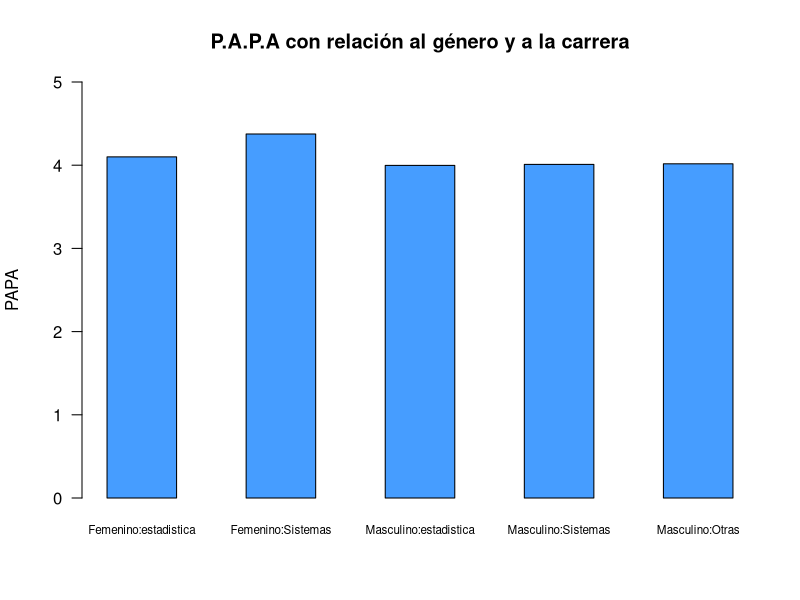
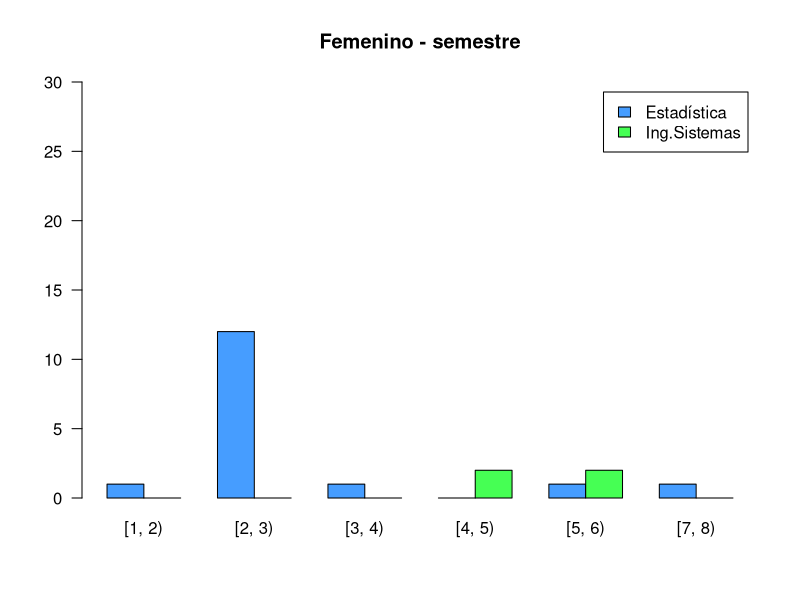
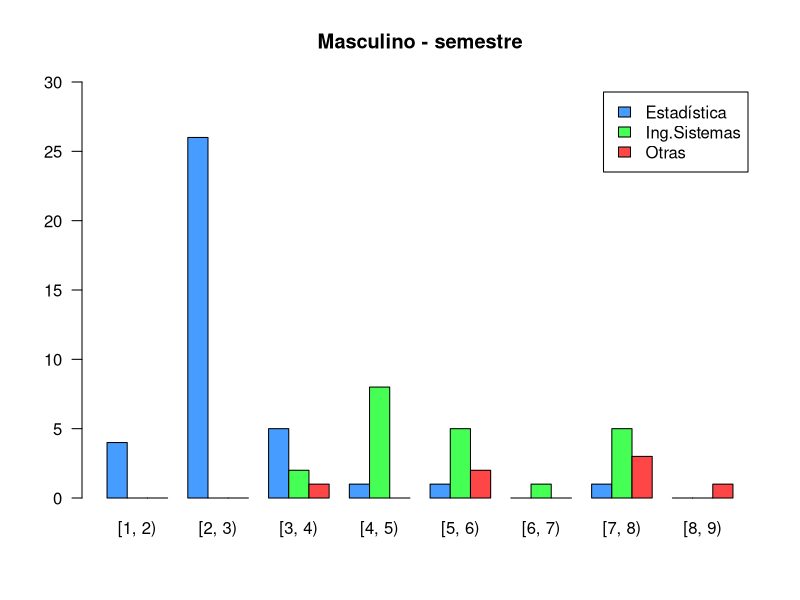
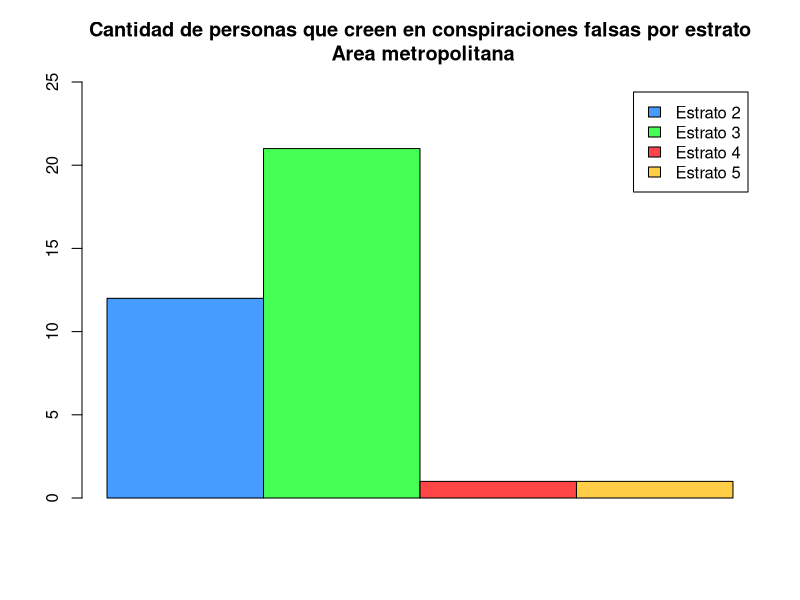
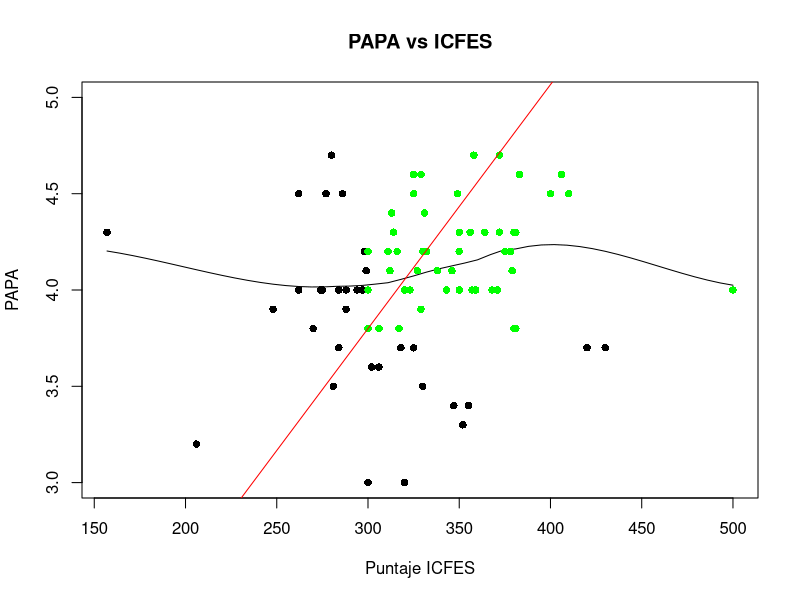
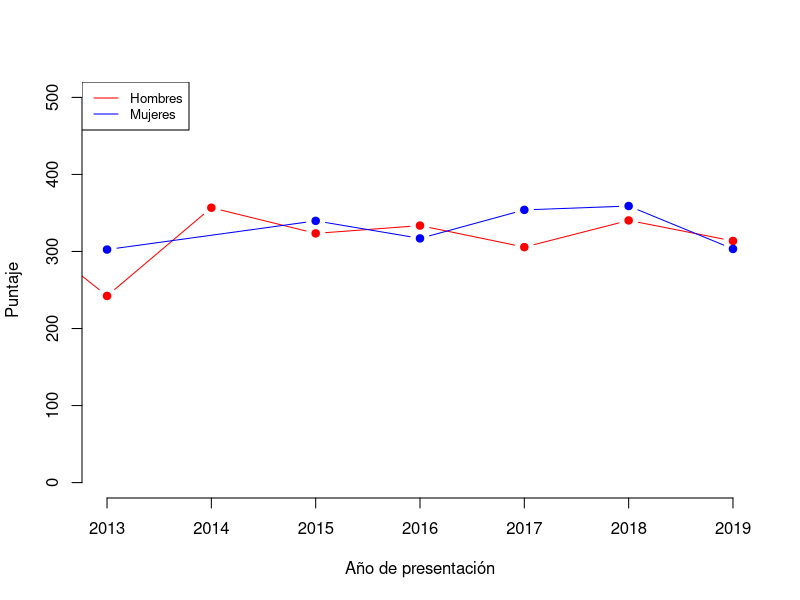

R code for these plots, in order: (Note: this script raises an error after producing the figures.)
## ---- chunk 1
knitr::opts_chunk$set(echo = FALSE,
                      message = FALSE,
                      warning = FALSE)
## ---- chunk 2
## Paquetes usados en el análisis.
library(tidyverse)
## ---- chunk 3
## Lectura de una base de datos tipo ".csv"
encuesta <- read.csv("encuesta1.csv", encoding = "UTF-8")
## ---- chunk 4
encuesta <- encuesta %>% 
  mutate(Q02_FechaNac = as.Date(as.character(Q02_FechaNac), "%Y-%m-%d"))
encuesta <- encuesta %>% 
  mutate(Q07_FechaSaber11 = as.Date(as.character(Q07_FechaSaber11), "%Y-%m-%d"))
## ---- chunk 5
##Papa por fuera del límite
encuesta$Q08_PAPA[encuesta$Q08_PAPA == 45 & !is.na(encuesta$Q08_PAPA)] <- 4.5
## ---- chunk 6
##Q04_semestre: reemplazar NaN por promedio de cada carrera
estadisticos <- encuesta %>%
  filter(Q03_Carrera == "3 : Estadística")

promedioSemestreEstadisticos <- round(mean(estadisticos$Q04_Semestre, na.rm=TRUE), 1)
encuesta$Q04_Semestre[is.na(encuesta$Q04_Semestre)] <- promedioSemestreEstadisticos
## ---- chunk 7
##Prueba realizada del 2000 al 2011-2: modificar escala R = 5*P
encuesta$Q05_Saber11[encuesta$Q05_Saber11 == 73] <- 73*5
## ---- chunk 8
##q08_papa: rellenar na con promedio de cada carrera
promedioPapaEstadisticos <- round(mean(estadisticos$Q08_PAPA[estadisticos$Q04_Semestre >= 2 & estadisticos$Q04_Semestre <= 3], na.rm=TRUE), 1)
encuesta$Q08_PAPA[is.na(encuesta$Q08_PAPA) & encuesta$Q03_Carrera == "3 : Estadística"] <- promedioPapaEstadisticos
## ---- chunk 9
##Cambiar fecha del icfes 2021 a 2019 porque está en el semestre 2
encuesta$Q07_FechaSaber11[encuesta$Q07_FechaSaber11 == as.Date("2021-08-08")] <- as.Date("2019-08-11")

##Cambiar puntaje=0 por promedio de puntajes obtenidos en ese año
icfes2019 <- encuesta %>%
  filter(Q07_FechaSaber11 >= as.Date("2019-01-01") & Q07_FechaSaber11 < as.Date("2020-01-01"))
promedioIcfes2019 <- round(mean(icfes2019$Q05_Saber11))
encuesta$Q05_Saber11[encuesta$Q05_Saber11 == 0 & encuesta$Q07_FechaSaber11 == as.Date("2019-08-08")] <- promedioIcfes2019
encuesta$Q05_Saber11[encuesta$Q05_Saber11 > 500 | encuesta$Q05_Saber11 <= 0] <- NaN
## ---- chunk 10
##Se obtiene el valor numérico del estrato
encuesta <- encuesta %>% 
  mutate(Q10_Estrato = as.numeric(substr(Q10_Estrato, 5,5)))
## ---- chunk 11
##q10_estrato: reemplazar "no se conoce" con el promedio de los estratos de los recursos que posee
promedioEstratoWifiPropio <- mean(encuesta$Q10_Estrato[encuesta$Q14_RecursosInformaticos..Wifi.propio == 1],  na.rm=TRUE)
promedioEstratoPortatilPropio <- mean(encuesta$Q10_Estrato[encuesta$Q14_RecursosInformaticos..Portátil.propio == 1], na.rm=TRUE)
encuesta$Q10_Estrato[is.na(encuesta$Q10_Estrato)] <- round(mean(promedioEstratoWifiPropio, promedioEstratoPortatilPropio))
## ---- chunk 12
##Cambiar rango de porcentajes: de 0-1 a 0-100 
encuesta$Q25_PorcentArea[encuesta$Q25_PorcentArea == 0.1] <- 10
encuesta$Q27_PorcentDivisor[encuesta$Q27_PorcentDivisor == 0.5] <- 50
## ---- chunk 13
## Se crea una nueva base de datos solo con los datos de la pregunta.

# Carrera, Genero, papa. 

baseCarGenPap <- encuesta[,c("Q01_Genero", "Q03_Carrera", "Q08_PAPA")]

# Se cambia el nombre de las carreras de menor frecuencia en la base de datos por "Otras"

baseCarGenPap$Q03_Carrera[baseCarGenPap$Q03_Carrera == "1 : Matemáticas" |
                            baseCarGenPap$Q03_Carrera == "6 : Ingeniería industrial" |
                            baseCarGenPap$Q03_Carrera == "5 : Ingeniería física" |
                            baseCarGenPap$Q03_Carrera == "4 : Ingeniería administrativa"] <- "Otras"

## Filtros

## Filtro mujeres de estadistica.

femeninoEstadistica <- baseCarGenPap %>%
  filter(baseCarGenPap$Q01_Genero == "2 : Femenino" & encuesta$Q03_Carrera == "3 : Estadística")

## Filtro hombres de estadistica.

masculinoEstadistica <- baseCarGenPap %>%
  filter(baseCarGenPap$Q01_Genero == "1 : Masculino" & baseCarGenPap$Q03_Carrera == "3 : Estadística")

## Filtro mujeres de Sistemas.

femeninoSistemas <- baseCarGenPap %>%
  filter(baseCarGenPap$Q01_Genero == "2 : Femenino" & baseCarGenPap$Q03_Carrera == "2 : Ingeniería de sistemas e informática")

## Filtro hombres de Sistemas.

masculinoSistemas <- baseCarGenPap %>%
  filter(baseCarGenPap$Q01_Genero == "1 : Masculino" & baseCarGenPap$Q03_Carrera == "2 : Ingeniería de sistemas e informática")

## Filtro Hombres otras

masculinoOtras <- baseCarGenPap %>%
  filter(baseCarGenPap$Q01_Genero == "1 : Masculino" & baseCarGenPap$Q03_Carrera == "Otras")

## De la variable "Otras" no hay datos de genero Femenino
 
## ---- chunk 14
## PROMEDIOS

## Mujeres estadistica

PromedioFemEstadis <- mean(femeninoEstadistica$Q08_PAPA)

## Hombres estadistica

PromedioMasEstadis <- mean(masculinoEstadistica$Q08_PAPA)

## Mujeres Sistemas

PromedioFemSistema <- mean(femeninoSistemas$Q08_PAPA)
## Hombres Sistemas

PromedioMasSistema <- mean(masculinoSistemas$Q08_PAPA)

## Hombres Otras

PromedioMasOtras <- mean(masculinoOtras$Q08_PAPA)

## ---- chunk 15
## Grafica

## Se crea una matriz para poder hacer la grafica de barras.

Tabla_datos <- t(matrix(cbind(PromedioFemEstadis, PromedioFemSistema, PromedioMasEstadis, PromedioMasSistema, PromedioMasOtras)))

Tabla_datos
  colnames(Tabla_datos) <- c("Femenino:estadistica", "Femenino:Sistemas", "Masculino:estadistica", "Masculino:Sistemas", "Masculino:Otras")

  
barplot(Tabla_datos,
        col = c("#469dff"),
        las = 1, 
        ylim = c(0, 5), 
        ylab = "PAPA",
        main = "P.A.P.A con relación al género y a la carrera", 
        cex.names = 0.7,
        space = c(1, 1, 1, 1, 1),
        las = 1)
## ---- chunk 16
baseCarGenSem <- encuesta[,c("Q01_Genero","Q03_Carrera", "Q04_Semestre" )] # Nueva base con las variables para este analisis


baseCarGenSem$semestreIntervalo <- baseCarGenSem$Q04_Semestre
baseCarGenSem$semestreIntervalo[baseCarGenSem$Q04_Semestre >= 1.0 & baseCarGenSem$Q04_Semestre < 2.0]  <- "[1, 2)"
baseCarGenSem$semestreIntervalo[baseCarGenSem$Q04_Semestre >= 2.0 & baseCarGenSem$Q04_Semestre < 3.0]  <- "[2, 3)"
baseCarGenSem$semestreIntervalo[baseCarGenSem$Q04_Semestre >= 3.0 & baseCarGenSem$Q04_Semestre < 4.0]  <- "[3, 4)"
baseCarGenSem$semestreIntervalo[baseCarGenSem$Q04_Semestre >= 4.0 & baseCarGenSem$Q04_Semestre < 5.0]  <- "[4, 5)"
baseCarGenSem$semestreIntervalo[baseCarGenSem$Q04_Semestre >= 5.0 & baseCarGenSem$Q04_Semestre < 6.0]  <- "[5, 6)"
baseCarGenSem$semestreIntervalo[baseCarGenSem$Q04_Semestre >= 6.0 & baseCarGenSem$Q04_Semestre < 7.0]  <- "[6, 7)"
baseCarGenSem$semestreIntervalo[baseCarGenSem$Q04_Semestre >= 7.0 & baseCarGenSem$Q04_Semestre < 8.0]  <- "[7, 8)"
baseCarGenSem$semestreIntervalo[baseCarGenSem$Q04_Semestre >= 8.0 & baseCarGenSem$Q04_Semestre < 9.0]  <- "[8, 9)"

baseCarGenSem$carreras <- baseCarGenSem$Q03_Carrera
baseCarGenSem$carreras[baseCarGenSem$Q03_Carrera == "2 : Ingeniería de sistemas e informática"] <- "Ing.Sistemas"
baseCarGenSem$carreras[baseCarGenSem$Q03_Carrera == "3 : Estadística"] <- "Estadística"
baseCarGenSem$carreras[baseCarGenSem$Q03_Carrera == "1 : Matemáticas" | 
             baseCarGenSem$Q03_Carrera == "6 : Ingeniería industrial" |
             baseCarGenSem$Q03_Carrera == "5 : Ingeniería física" |
             baseCarGenSem$Q03_Carrera == "4 : Ingeniería administrativa" |
             baseCarGenSem$Q03_Carrera == "7 : Otra"] <- "Otras"

## ---- chunk 17

tablaMasculina <- baseCarGenSem %>%
  filter(baseCarGenSem$Q01_Genero == "1 : Masculino")
tablaFemenina <- baseCarGenSem %>%
  filter(baseCarGenSem$Q01_Genero == "2 : Femenino")


masculinoCarSem <- table(tablaMasculina$carreras, tablaMasculina$semestreIntervalo)
femeninoCarSem <- table(tablaFemenina$carreras, tablaFemenina$semestreIntervalo)

palette(c("#469dff", "#46ff54", "#ff4646", "#ffcd46", "#46ffdd", "#a846ff", "#FFF798"))
 
barplot(femeninoCarSem, 
        beside = TRUE, 
        las = 1, 
        ylim = c(0, 30), 
        main = "Femenino - semestre",
        col = c(1, 2),
        legend = TRUE)


barplot(masculinoCarSem, beside = TRUE, 
        las = 1, 
        main = "Masculino - semestre", 
        ylim = c(0, 30),
        col = c(1, 2, 3),
        legend = TRUE)
 

## ---- chunk 18
# filtro de las personas que viven en el area metropolitana

personarAreaMetro <- encuesta %>%
  filter(encuesta$Q09_EnAreaMetropolitana == 1)


## Se toman en cuenta las personas que creen en conspiraciones falsas.

#El hombre nunca llegó a la luna, es un montaje de Hollywood.

#Las vacunas no sirven y son una conspiración de las multinacionales farmacéuticas para enriquecerse.

#La tierra es hueca y en su interior existe una civilización oculta

#Los alienígenas visitaron las civilizaciones antiguas, influyeron en sus historia y construyeron los mega monumentos de la antiguedad

#Los efectos del cambio climático son naturales, y el escándalo se debe a conspiraciones de ambientalistas y de ciertos gremios económicos.

# Las ráfagas solares causan los sismos en la tierra.

## las personas que al menos crean en una de estas conspiraciones falsas será tomada como un "SI" de que si cree en conspiraciones falsas y las demas serán marcadas con "NO".


## Se crea una nueva variable para guardar estos datos

personarAreaMetro$creenEnConspira[personarAreaMetro$Q15_Alunizaje == 1 | 
                    personarAreaMetro$Q18_Vacunas == 1 | 
                    personarAreaMetro$Q21_TierraHueca == 1|
                    personarAreaMetro$Q22_alienigenas == 1 |
                    personarAreaMetro$Q23_CambioClimatico == 1 |
                    personarAreaMetro$Q20_RafagasSolares == 1] <- "SI"

## ---- chunk 19

# Se filtran las personas que creen en conspiraciones falsas
siCreen <- personarAreaMetro %>%
  filter(personarAreaMetro$creenEnConspira == "SI")

siCreen$Q10_Estrato[siCreen$Q10_Estrato == 2] <- "Estrato 2"
siCreen$Q10_Estrato[siCreen$Q10_Estrato == 3] <- "Estrato 3"
siCreen$Q10_Estrato[siCreen$Q10_Estrato == 4] <- "Estrato 4"
siCreen$Q10_Estrato[siCreen$Q10_Estrato == 5] <- "Estrato 5"

# Se crea una tabla que guarda solo las personas que creen en conspiraciones y el estrato

tablaAreaMetro <- table(siCreen$Q10_Estrato, siCreen$creenEnConspira)

barplot(tablaAreaMetro, 
        legend = TRUE, 
        ylim = c(0, 25),
        beside = TRUE ,
        col = c(1, 2, 3, 4),
        main = "Cantidad de personas que creen en conspiraciones falsas por estrato\n Area metropolitana",
        names = "")
 
## ---- chunk 20
papaConIcfes <- encuesta %>%
  select(Q05_Saber11, Q08_PAPA)

papaConIcfesBueno <- papaConIcfes %>%
  filter(Q05_Saber11 >= 300 & Q08_PAPA >= 3.8)

scatter.smooth(encuesta$Q05_Saber11, encuesta$Q08_PAPA,
     pch=16, ylim=c(3,5),
     main="PAPA vs ICFES",
     xlab="Puntaje ICFES",
     ylab="PAPA")

points(papaConIcfesBueno$Q05_Saber11, papaConIcfesBueno$Q08_PAPA,
       pch=16, col="green")

abline(0,3.8/300, col="red")
## ---- chunk 21
buenPapaIcfes <-  nrow(encuesta %>% filter(Q05_Saber11 >= 300 & Q08_PAPA >= 3.8))
buenPapaIcfes/nrow(encuesta %>% filter(!is.na(Q05_Saber11) & !is.na(Q08_PAPA)))
## ---- chunk 22
buenPapaIcfes2 <-  nrow(encuesta %>% filter(Q05_Saber11 <= 300 & Q08_PAPA >= 3.8))
buenPapaIcfes2/nrow(encuesta %>% filter(!is.na(Q05_Saber11) & !is.na(Q08_PAPA)))
## ---- chunk 23
puntajesIcfes <- encuesta %>% 
  mutate(añoIcfes = format(encuesta$Q07_FechaSaber11,"%Y")) %>%
  select(Q01_Genero, Q05_Saber11, añoIcfes)

puntajesHombres <- puntajesIcfes %>% filter(Q01_Genero == "1 : Masculino") %>%
  group_by(añoIcfes) %>% summarise(puntajePromedio = mean(Q05_Saber11, na.rm=TRUE))

puntajesMujeres <- puntajesIcfes %>% filter(Q01_Genero == "2 : Femenino") %>%
  group_by(añoIcfes) %>% summarise(puntajePromedio = mean(Q05_Saber11, na.rm=TRUE))

plot(puntajesHombres$añoIcfes, puntajesHombres$puntajePromedio, type = "b",
     frame = FALSE, pch = 19, col = "red", xlab = "Año de presentación", ylab = "Puntaje",
     xlim=c(2013,2019), ylim=c(0,500))

lines(puntajesMujeres$añoIcfes, puntajesMujeres$puntajePromedio, pch = 19,
      col = "blue", type = "b", lty = 1)

legend("topleft", legend=c("Hombres", "Mujeres"),
       col=c("red", "blue"), lty = 1:1, cex=0.8)
## ---- chunk 24
instalaronR_Rstudio <- encuesta %>%
  filter(Q11_R == 1 & Q12_RStudio == 1) %>%
  select(Q03_Carrera) %>% count(Q03_Carrera)

noInstalaronR_Rstudio <- encuesta %>%
  filter(Q11_R == 0 | Q12_RStudio == 0) %>%
  select(Q03_Carrera) %>% count(Q03_Carrera)

noInstalaronR_Rstudio
## ---- chunk 25
hombresCreenAlienigenas <- encuesta %>%
  filter(Q22_alienigenas == 1 & Q01_Genero == "1 : Masculino") %>%
  select(edad)

hombresNoCreenAlienigenas <- encuesta %>%
  filter(Q22_alienigenas == 0 & Q01_Genero == "1 : Masculino") %>%
  select(edad)
